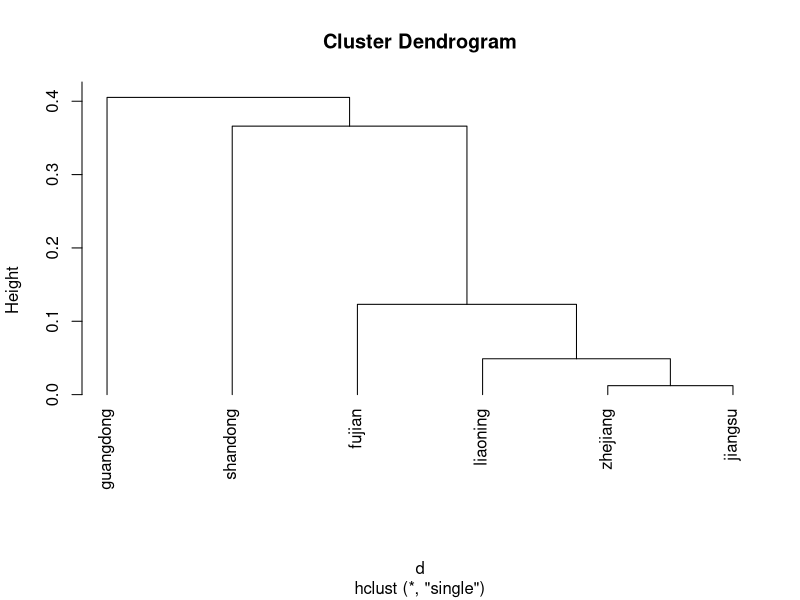

Source code (R):
## ---- chunk 1

#' @title Grey Relational Analysis(GRA)
#' @description first function: grey relational degree, which is similar to orrelation coefficient, if you want to evaluate some unit, please transpose data frame before using this function.
#' second funtion: grey clustering, like hierarchical clustering, see \code{hclust}.
#' @param df a data frame with standardized data which can aviod the effects of dimensions. Note: it must
#' includes reference sequence.
#' @param referColNum the number of reference sequence in \code{df}.
#' @param distingCoeff distinguishing coefficient, the smaller the higher distinguish.
#' @param cluster logical value, indicates whether to cluster, default is \code{FALSE}. Note: this algorithm clusters by column(most clustering method are by row) because it is
#' base on grey relational degree algorithm(mode like correlation coefficient, not evaluating mode).
#' @param clusterMethod method of cluster.

#' @examples

#' ## generate data
#' refer = c(1,1,1,1)
#' liaoning = c(0.064, 0.082,0.978,0.423)
#' shandong = c(0.101,0.3,1,0.917)
#' jiangsu = c(0.114,0.14,0.943, 0.315)
#' zhejiang = c(0.102,0.147,0.934,0.395)
#' fujian = c(0.022,0.053,0.927,0.061)
#' guangdong = c(1,1,0.012,1)
#' economyCompare = data.frame(refer, liaoning, shandong, jiangsu, zhejiang, fujian, guangdong)
#' rownames(economyCompare) = c("indGV", "indVA", "profit", "incomeTax")

#' ## Grey Relational Degree
#' greyRelDegree = GRA(economyCompare)
#' greyRelDegree

#' ## Grey Clustering
#' GRA(economyCompare, cluster = T)


GRA = function(df, referColNum = 1, distingCoeff = 0.5, cluster = FALSE, clusterMethod = "single")  {
  
  # 异常控制 #
  if (any(is.na(df))) stop("'df' have NA" )
  if (distingCoeff<0 | distingCoeff>1) stop("'distingCoeff' must be in range of [0,1]" )
  if (referColNum<0 | referColNum>ncol(df)) stop("'referColNum' out of range")
  
  
  y = df[referColNum]
  nr = nrow(y)
  X = df[-referColNum]
  nc = ncol(X)
  
  
  diff = X  #设置差学列矩阵空间
  
  for (i in 1:nc) {
    diff[i] = abs(y-X[i])
  }
  
  mi = min(diff)
  mx = max(diff)
  
  
  #计算关联系数#
  relations = (mi+distingCoeff*mx) / (diff + distingCoeff*mx)
  
  #计算关联度#
  # 暂时简单处理, 等权
  relDegree = rep(NA, nc)
  for (i in 1:nc) {
    relDegree[i] = mean(relations[,i])  # 等权
  }
  
  
  #排序: 按关联度大到小#
  X_order = X[order(relDegree, decreasing = TRUE)]
  relationalDegree = relDegree[order(relDegree, decreasing = TRUE)]
  relDes = rep(NA, nc) #分配空间  关联关系描述(说明谁和谁的关联度)
  X_names = names(X_order)
  for (i in 1:nc) {
    relDes[i] = paste(names(df)[referColNum], X_names[i], sep = "~")
  }
  names(relationalDegree) = relDes
  
  # greyRelDegree = list(relationalDegree = relationalDegree, X_order = X_order)
  
  
  if (cluster) {
    
    greyRelDegree = GRA(economyCompare, referColNum = 1, distingCoeff = 0.5)
    
    
    # relationalDegree = greyRelDegree$relationalDegree
    # X = X_order
    
    
    
    nc = length(relationalDegree)
    
    # 得到差异率矩阵 #
    grey_diff = matrix(0, nrow = nc, ncol = nc)
    for (i in 1:nc) {
      for(j in 1:nc)  {
        
        grey_diff[i,j] = abs(relationalDegree[i] - relationalDegree[j]) / relationalDegree[j]
      }
    }
    #得到距离矩阵#
    grey_dist = matrix(0, nrow = nc, ncol = nc)
    for (i in 1:nc) {
      for (j in 1:nc) {
        grey_dist[i,j] = grey_diff[i,j]+grey_diff[j,i]
      }
    }
    
    # 得到灰色相关系数矩阵 #
    grey_dist_max = max(grey_dist)
    grey_correl = matrix(0, nrow = nc, ncol = nc)
    for (i in 1:nc) {
      for (j in 1:nc) {
        grey_correl[i,j] = 1 - grey_dist[i,j] / grey_dist_max
      }
    }
    
    rownames(grey_correl) = names(X_order)
    colnames(grey_correl) = names(X_order)
    grey_correl
    
    
    d = as.dist(1-grey_correl)  # 得到无对角线的下三角矩阵(数值意义反向了, 值越小表示越相关 )
    # 主对角线其实表示了各个对象的相近程度, 画图的时候, 相近的对象放在一起
    
    hc = hclust(d, method = clusterMethod)  # 系统聚类(分层聚类)函数, single: 单一连接(最短距离法/最近邻) 
    # hc$height, 是上面矩阵的对角元素升序
    # hc$order, 层次树图上横轴个体序号
    plot(hc,hang=-1)  #hang: 设置标签悬挂位置
    
  }
  
  #output#
  
  if (cluster)  {
    lst = list(relationalDegree=relationalDegree, greyCorrelCoeff = grey_correl, X = X_order, referColumn = y)
    
  }
  else {
    lst = list(relationalDegree=relationalDegree, X = X_order, referColumn = y)
  }
  
  return(lst)
  
}


## ---- chunk 2
## generate data
refer = c(1,1,1,1)
liaoning = c(0.064, 0.082,0.978,0.423)
shandong = c(0.101,0.3,1,0.917)
jiangsu = c(0.114,0.14,0.943, 0.315)
zhejiang = c(0.102,0.147,0.934,0.395)
fujian = c(0.022,0.053,0.927,0.061)
guangdong = c(1,1,0.012,1)
economyCompare = data.frame(refer, liaoning, shandong, jiangsu, zhejiang, fujian, guangdong)
rownames(economyCompare) = c("indGV", "indVA", "profit", "incomeTax")

## Grey Relational Degree
greyRelDegree = GRA(economyCompare)
greyRelDegree


## ---- chunk 3
## Grey Clustering
GRA(economyCompare, cluster = T)
